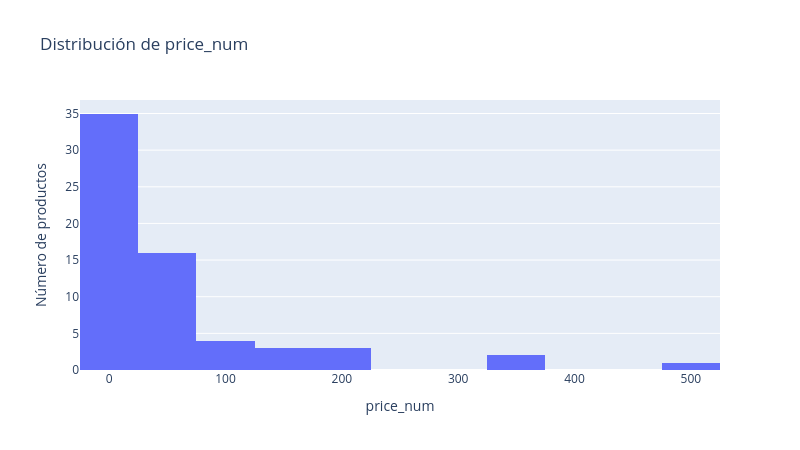
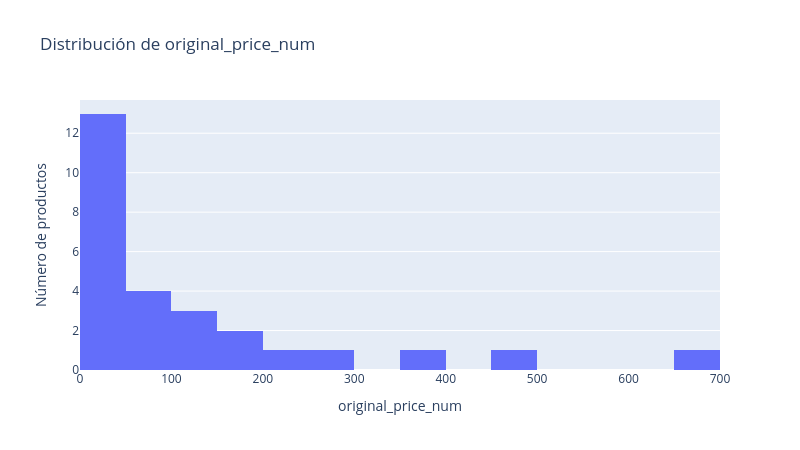
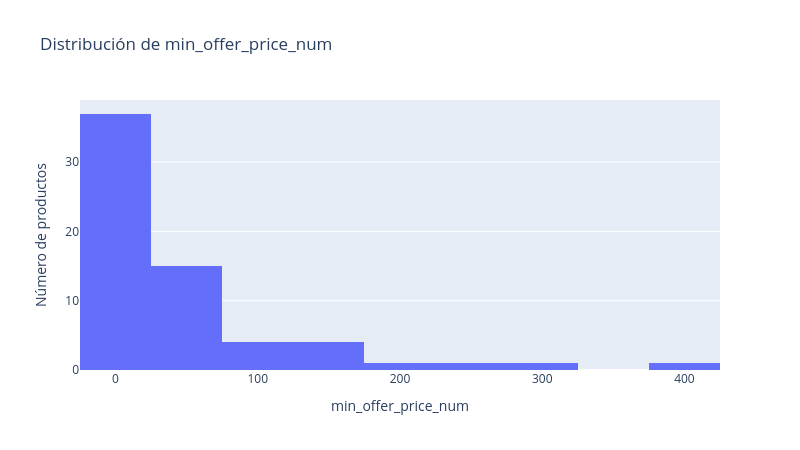
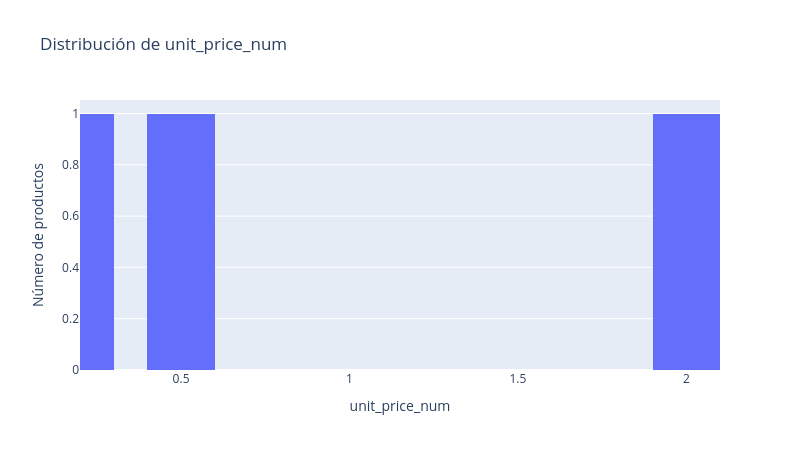

The cell these charts' notebook holds for them, in order:
### Markdown cell above
En el catálogo de 64 productos se observa que todos utilizan USD como moneda. Las variables is_best_seller e is_prime presentan una distribución de 40 registros en una categoría y 24 en la otra, lo que evidencia una distribución relativamente equilibrada entre sus valores.

Por otra parte, variables como is_amazon_choice y climate_pledge_friendly muestran una mayor concentración en la categoría False, indicando que estas características están presentes únicamente en una parte de los productos analizados.

En general, los gráficos permiten identificar la frecuencia de los atributos comerciales y logísticos del catálogo. Estas diferencias son relevantes para comprender la composición de los productos y explorar posibles relaciones entre sus características y otras variables, como el precio, las calificaciones y el volumen de ventas.

### Code cell
# Para las variables numéricas crear histogramas. Listar los productos que están a más de 5 desviaciones estándar de la media (outliers). Realizar pruebas formales de normalidad (e.g.Shapiro-Wilk / Kolmogorov-Smirnov) y evaluar su impacto analítico.

# 1. Seleccionamos las variables numéricas
num_cols = [
    "price_num",
    "original_price_num",
    "min_offer_price_num",
    "unit_price_num",
    "sales_volume_num",
    "product_star_rating",
    "product_num_ratings",
]

# 2. Generamos histogramas
for col in num_cols:
    datos = df_amazon[col].dropna()

    fig = px.histogram(
        df_amazon,
        x=col,
        nbins=20,
        title=f"Distribución de {col}",
        labels={col: col, "count": "Número de productos"},
    )

    fig.update_layout(
        xaxis_title=col,
        yaxis_title="Número de productos",
        height=450,
        width=800,
    )

    fig.show()


# 3. Identificamos outliers a más de 5 desviaciones estándar
outliers = []

for col in num_cols:
    datos = df_amazon[col].dropna()

    media = datos.mean()
    desviacion = datos.std()

    if desviacion > 0:
        limite_inferior = media - 5 * desviacion
        limite_superior = media + 5 * desviacion

        mascara = (
            (df_amazon[col] < limite_inferior) |
            (df_amazon[col] > limite_superior)
        )

        productos_outliers = df_amazon.loc[
            mascara, ["product_title", col]
        ].copy()

        productos_outliers["variable"] = col
        productos_outliers["media"] = media
        productos_outliers["desviacion"] = desviacion

        outliers.append(productos_outliers)

if outliers:
    df_outliers = pd.concat(outliers, ignore_index=True)
    display(df_outliers)
else:
    print("No se encontraron outliers a más de 5 desviaciones estándar.")


# 4. Pruebas formales de normalidad (Shapiro-Wilk)
resultados_normalidad = []

for col in num_cols:
    datos = df_amazon[col].dropna()

    # Shapiro-Wilk admite hasta 5000 observaciones
    if len(datos) >= 3:
        muestra = datos.sample(
            n=min(len(datos), 5000),
            random_state=42
        )

        estadistico, p_valor = stats.shapiro(muestra)

        resultados_normalidad.append({
            "Variable": col,
            "Estadístico": estadistico,
            "p-valor": p_valor,
            "Conclusión": (
                "No se rechaza normalidad"
                if p_valor >= 0.05
                else "Se rechaza normalidad"
            )
        })

df_normalidad = pd.DataFrame(resultados_normalidad)
display(df_normalidad)

### Figure 1 — Plotly figure (JSON) as saved in the notebook; plotly's stock layout.template omitted (floating-point values rounded to 4 significant figures)
{"data": [{"bingroup": "x", "hovertemplate": "price_num=%{x}<br>count=%{y}<extra></extra>", "legendgroup": "", "marker": {"color": "#636efa", "pattern": {"shape": ""}}, "name": "", "nbinsx": 20, "orientation": "v", "showlegend": false, "type": "histogram", "x": [99.99, 149.7, 49.88, 335.0, 200.0, 130.0, 350.0, 49.39, 87.1, 130.0, 70.61, 48.75, 99.99, 499.0, 200.0, 38.67, 23.99, 84.99, 0.25, 0.49, 2.39, 18.09, 19.78, 0.0, 55.99, 6.68, 11.53, 36.98, 27.98, 28.79, 0.0, 0.0, 36.98, 0.0, 3.19, 12.99, 0.0, 22.18, 180.0, 19.02, 14.98, 67.28, 0.0, 0.0, 0.0, 0.0, 24.49, 11.99, 0.0, 29.99, 14.99, 22.0, 39.99, 24.98, 5.99, 0.0, 0.0, 15.99, 0.0, 34.98, 14.99, 0.0, 69.99, 59.99], "xaxis": "x", "yaxis": "y"}], "layout": {"barmode": "relative", "height": 450, "legend": {"tracegroupgap": 0}, "title": {"text": "Distribución de price_num"}, "width": 800, "xaxis": {"anchor": "y", "domain": [0, 1], "title": {"text": "price_num"}}, "yaxis": {"anchor": "x", "domain": [0, 1], "title": {"text": "Número de productos"}}}}

### Figure 2 — Plotly figure (JSON) as saved in the notebook; plotly's stock layout.template omitted (floating-point values rounded to 4 significant figures)
{"data": [{"bingroup": "x", "hovertemplate": "original_price_num=%{x}<br>count=%{y}<extra></extra>", "legendgroup": "", "marker": {"color": "#636efa", "pattern": {"shape": ""}}, "name": "", "nbinsx": 20, "orientation": "v", "showlegend": false, "type": "histogram", "x": [170.0, 158.0, NaN, 499.0, NaN, 137.7, 400.0, NaN, 105.0, 150.0, 87.14, 56.95, NaN, 699.0, 272.3, 40.5, 29.0, 99.0, NaN, NaN, NaN, 26.99, 32.99, NaN, NaN, NaN, 18.99, NaN, NaN, 31.99, NaN, 18.0, NaN, 20.25, 3.99, NaN, NaN, NaN, 249.0, 29.99, NaN, NaN, NaN, NaN, NaN, 20.24, NaN, NaN, 22.5, NaN, NaN, NaN, NaN, NaN, NaN, NaN, NaN, NaN, NaN, NaN, 30.0, NaN, NaN, 84.99], "xaxis": "x", "yaxis": "y"}], "layout": {"barmode": "relative", "height": 450, "legend": {"tracegroupgap": 0}, "title": {"text": "Distribución de original_price_num"}, "width": 800, "xaxis": {"anchor": "y", "domain": [0, 1], "title": {"text": "original_price_num"}}, "yaxis": {"anchor": "x", "domain": [0, 1], "title": {"text": "Número de productos"}}}}

### Figure 3 — Plotly figure (JSON) as saved in the notebook; plotly's stock layout.template omitted (floating-point values rounded to 4 significant figures)
{"data": [{"bingroup": "x", "hovertemplate": "min_offer_price_num=%{x}<br>count=%{y}<extra></extra>", "legendgroup": "", "marker": {"color": "#636efa", "pattern": {"shape": ""}}, "name": "", "nbinsx": 20, "orientation": "v", "showlegend": false, "type": "histogram", "x": [64.89, 145.9, 49.88, 290.0, 150.1, 128.1, 267.0, 49.39, 81.18, 94.99, 61.56, 21.36, 99.95, 410.0, 179.9, 19.85, 22.04, 81.59, 0.25, 0.49, 2.39, 18.09, 19.78, 0.0, 55.99, 6.68, 10.79, 36.98, 27.98, 28.5, 0.0, 0.0, 36.98, 0.0, 3.19, 9.99, 0.0, 22.18, 172.8, 14.23, 14.98, 54.99, 0.0, 0.0, 0.0, 0.0, 24.49, 10.78, 0.0, 29.99, 14.99, 22.0, 39.99, 24.98, 5.99, 0.0, 0.0, 15.99, 0.0, 34.98, 14.99, 0.0, 69.99, 59.99], "xaxis": "x", "yaxis": "y"}], "layout": {"barmode": "relative", "height": 450, "legend": {"tracegroupgap": 0}, "title": {"text": "Distribución de min_offer_price_num"}, "width": 800, "xaxis": {"anchor": "y", "domain": [0, 1], "title": {"text": "min_offer_price_num"}}, "yaxis": {"anchor": "x", "domain": [0, 1], "title": {"text": "Número de productos"}}}}

### Figure 4 — Plotly figure (JSON) as saved in the notebook; plotly's stock layout.template omitted (floating-point values rounded to 4 significant figures)
{"data": [{"bingroup": "x", "hovertemplate": "unit_price_num=%{x}<br>count=%{y}<extra></extra>", "legendgroup": "", "marker": {"color": "#636efa", "pattern": {"shape": ""}}, "name": "", "nbinsx": 20, "orientation": "v", "showlegend": false, "type": "histogram", "x": [NaN, NaN, NaN, NaN, NaN, NaN, NaN, NaN, NaN, NaN, NaN, NaN, NaN, NaN, NaN, NaN, NaN, NaN, 0.59, 0.25, NaN, NaN, NaN, NaN, NaN, 1.91, NaN, NaN, NaN, 0.48, NaN, NaN, NaN, NaN, NaN, NaN, NaN, 2.05, NaN, NaN, NaN, NaN, NaN, NaN, NaN, NaN, NaN, NaN, NaN, NaN, NaN, NaN, NaN, NaN, NaN, NaN, NaN, NaN, NaN, NaN, NaN, NaN, NaN, NaN], "xaxis": "x", "yaxis": "y"}], "layout": {"barmode": "relative", "height": 450, "legend": {"tracegroupgap": 0}, "title": {"text": "Distribución de unit_price_num"}, "width": 800, "xaxis": {"anchor": "y", "domain": [0, 1], "title": {"text": "unit_price_num"}}, "yaxis": {"anchor": "x", "domain": [0, 1], "title": {"text": "Número de productos"}}}}
